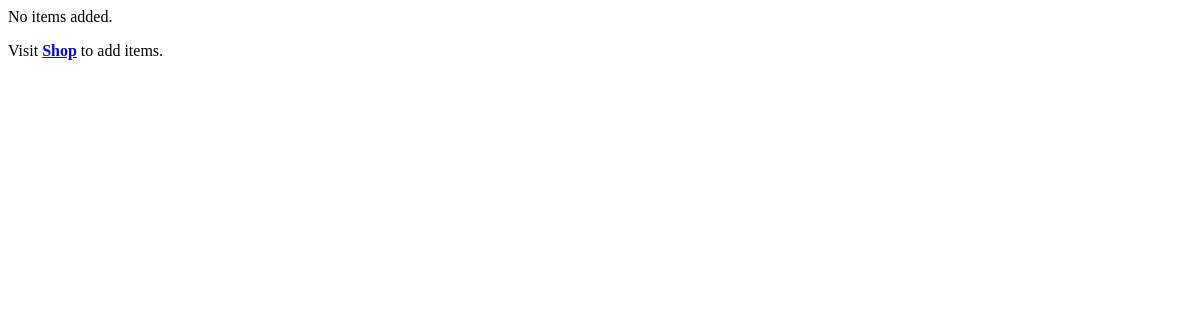
The page /getCartItems (signed in) on the database as committed earlier.
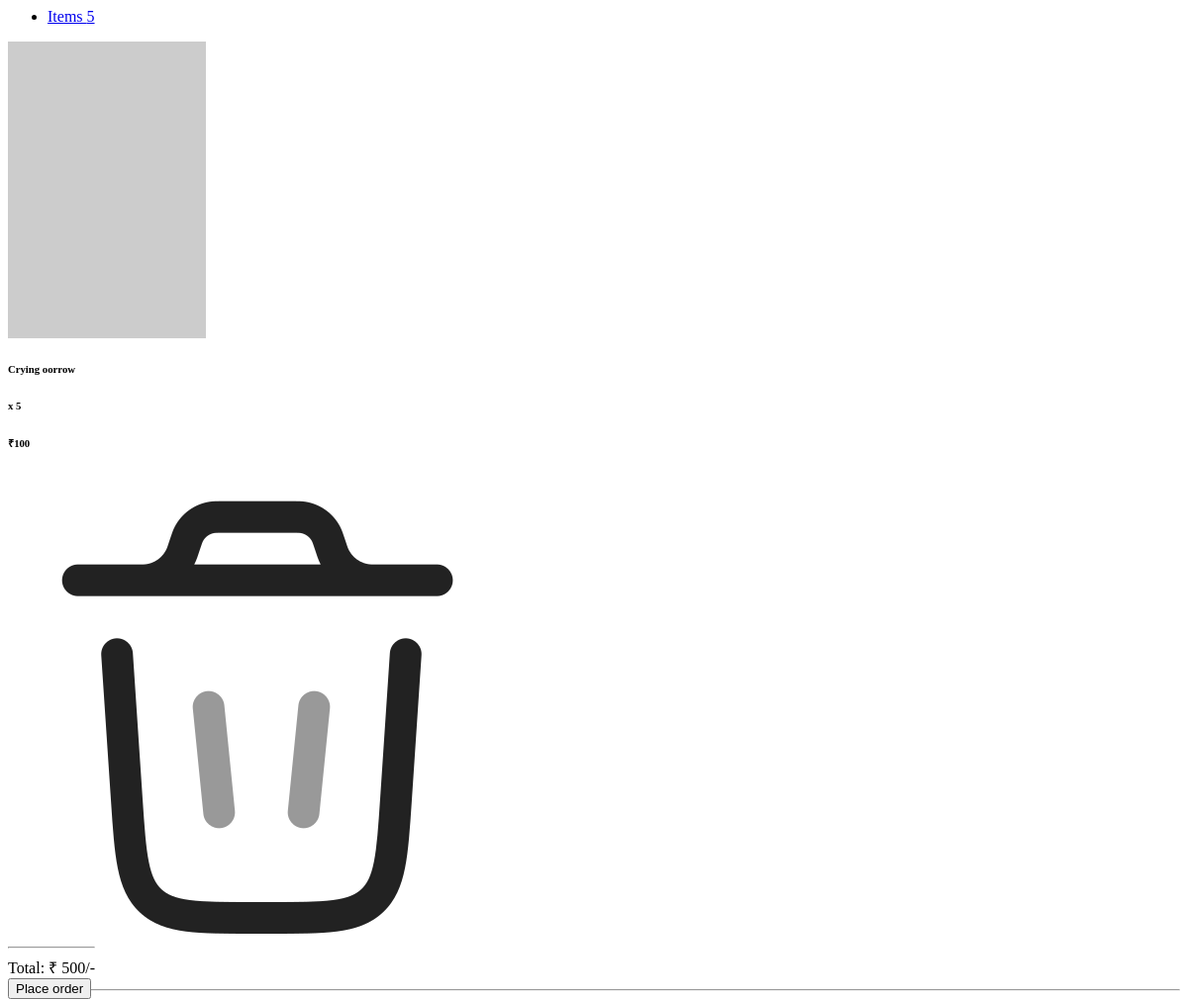
The same page on the database as committed later.
### PratyushDoodlesApp/models/UserModel.py (models this page shows, shortened)
class CartItem(db.Model):
    __tablename__ = 'cart_item'
    id = db.Column(db.Integer, primary_key=True)
    quantity = db.Column(db.Integer, nullable=False)
    cart_id = db.Column(db.Integer, db.ForeignKey('cart.id'), nullable=False)
    product_id = db.Column(db.Integer, db.ForeignKey('product.id'), nullable=False)
    def get_product(self):
        product = Product.query.filter_by(id = self.product_id).first()
        return product

### PratyushDoodlesApp/models/ProductModel.py (models this page shows, shortened)
class Product(db.Model):
    __tablename__ = 'product'
    id = db.Column(db.Integer, primary_key=True)
    name = db.Column(db.String(255), nullable=False)
    description = db.Column(db.String(255), nullable=False)
    price = db.Column(db.Integer, nullable=False)
    stock_quantity = db.Column(db.Integer, nullable=False)
    discount_percent = db.Column(db.Integer, nullable=True)
    product_highlight = db.Column(db.String(255), nullable=True)
    product_images = db.relationship('ProductImage', backref = 'of_product', lazy=True)

### PratyushDoodlesApp/business/cart.py (the view)
@cart_bp.route('/getCartItems')
def getCartItems():
    data = getCartData()
    return render_template('cart.html', data=data)

### PratyushDoodlesApp/business/auth.py (called while the page is built)
@login_manager.user_loader
def load_user(user_id):
    return User.query.get(int(user_id))

### PratyushDoodlesApp/business/cart.py (called while the page is built)
def getCartData():
    user = get_current_user()
    items_count = 0
    total_amount = 0
    cart_items = None
    if user and user.cart:
        cart_items = user.cart.cart_items
        for cart_item in cart_items:
            items_count = items_count + cart_item.quantity
            product = Product.query.filter_by(id = cart_item.product_id).first()
            total_amount = total_amount + (product.price * cart_item.quantity)
    return {
        'user' : user,
        'items_count' : items_count,
        'total_amount' : total_amount,
        'cart_items' : cart_items
    }

### PratyushDoodlesApp/business/util.py (called while the page is built)
def get_current_user():
    if  current_user.is_anonymous:
        return None
    return current_user

### PratyushDoodlesApp/templates/cart.html
{% if data.user %}
{% if data.cart_items and (data.cart_items|length>0) %}
<ul class="navbar-nav justify-content-end flex-grow-1 pe-3">
    <li class="nav-item">
        <a class="nav-link" aria-current="page" href="#">Items {{data.items_count}}</a>
    </li>
</ul>
<div class="flex-column">
    {% for cart_item in data.cart_items %}
        <div id = "cart-item-{{ cart_item.product_id }}">
            {% with cart_item=cart_item, product=cart_item.get_product() %}
                {% include 'ui/cart_item.html' %}
            {% endwith %}
        </div>
    {% endfor %}
    <div class="container" style="position: absolute; bottom: 0;">
        <hr class="my-4">
        <div class="container mt-3">
            <div class="row">
                <div class="col-md-6">
                    <div class="total-amount">
                        Total: ₹ {{ data.total_amount }}/-
                    </div>
                </div>
                <div class="col-md-6 justify-content-center">
                    <a href="{{ url_for('checkout.checkout') }}">
                        <button class="dark-button">Place order</button>
                    </a>
                </div>
            </div>
        </div>
    </div>
</div>
{% else %}
<div class="row ml-auto">
    <p>
        No items added.
    </p>
    <p>
        Visit <a type="button" class="dark-button" href="{{ url_for('shop.shop') }}"><b>Shop</b></a> to add items.
    </p>
</div>
{% endif %}
{% else %}
    <div class="row ml-auto">
        <p>
            <a type="button" class="dark-button " href="{{ url_for('auth.login') }}"><b>Log-In</b></a> to access your cart
        </p>
    </div>
{% endif%}

### PratyushDoodlesApp/templates/ui/cart_item.html
<div class="row mb-4 d-flex justify-content-between align-items-center">
    <div class="col-md-2 col-lg-2 col-xl-2">
        <img src="{{ product.product_images[0].picture_url }}" alt="Product" class="rounded-3 ic-50" />
    </div>
    <div class="col-md-3 col-lg-3 col-xl-3">
        <h6 class="text-muted">{{ product.name }}</h6>
        <h6 class="text-black mb-0">x {{ cart_item.quantity }}</h6>
    </div>
    <div class="col-md-3 col-lg-3 col-xl-3 offset-lg-1">
        <h6 class="mb-0">₹{{ product.price }}</h6>
    </div>
    <div class="col-md-1 col-lg-1 col-xl-1 text-end">
        <span class="text-muted" product_id="{{ product.id }}" onclick="removeItemFromCart(this)">
            <img class="ic-20" src="{{ url_for('static', filename='images/ic_trash.png') }}">
        </span>
    </div>
    <hr class="my-4">
</div>

Rows that differ between the two databases and show on the page:
added CartItem: name "Crying oorrow", quantity "5", price "100"
Other text that changed with them:
{{ data.items_count }}: (not shown) → "5"
{{ data.total_amount }}: (not shown) → "500"
text no longer shown: "No items added. Visit Shop to add items."
text now shown: "Items Total: ₹ /- Place order"
